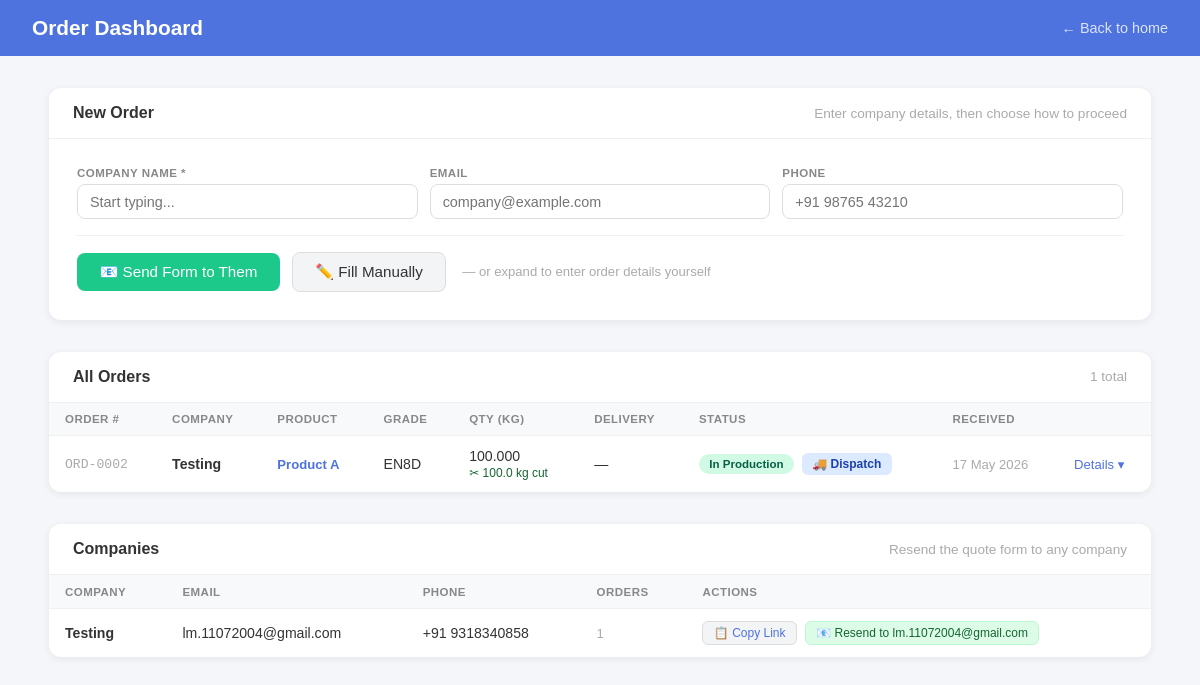
Page /orders/ (signed in) on the committed database.
### materials/models.py (models this page shows, shortened)
class Order(models.Model):
    STATUS_CHOICES = [
        ('pending',       'Pending'),
        ('confirmed',     'Confirmed'),
        ('in_production', 'In Production'),
        ('completed',     'Completed'),
        ('cancelled',     'Cancelled'),
    ]
    DELIVERY_FORM_CHOICES = [
        ('coil', 'Coil'),
        ('bar',  'Bar'),
    ]
    FREQUENCY_CHOICES = [
        ('one_time',   'One Time'),
        ('monthly',    'Monthly'),
        ('quarterly',  'Quarterly'),
        ('as_required','As Required'),
    ]
    customer              = models.ForeignKey(Customer, on_delete=models.PROTECT, related_name='orders')
    product_type          = models.ForeignKey(ProductType, on_delete=models.SET_NULL, null=True, blank=True, related_name='orders', verbose_name="Product Type")
    drawing_dimensions    = models.TextField(blank=True, verbose_name="Drawing / Dimensions")
    grade                 = models.CharField(max_length=100, blank=True, verbose_name="Grade of Material")
    size                  = models.DecimalField(max_digits=10, decimal_places=3, null=True, blank=True, verbose_name="Size (mm)")
    mill_make             = models.CharField(max_length=100, blank=True, verbose_name="Specific Mill Make")
    mechanical_properties = models.TextField(blank=True, verbose_name="Mechanical Properties")
    processes             = models.TextField(blank=True, verbose_name="Processes (drilling, tapping, etc.)")
    end_usage             = models.TextField(blank=True, verbose_name="End Usage / Application")
    delivery_form         = models.CharField(max_length=10, choices=DELIVERY_FORM_CHOICES, blank=True, verbose_name="Delivery Form")
    quantity              = models.DecimalField(max_digits=10, decimal_places=3, verbose_name="Required Quantity (kg)")
    frequency             = models.CharField(max_length=20, choices=FREQUENCY_CHOICES, blank=True, verbose_name="Frequency")
    delivery_date = models.DateField(null=True, blank=True)
    notes         = models.TextField(blank=True)
    status        = models.CharField(max_length=20, choices=STATUS_CHOICES, default='pending')
    created_at    = models.DateTimeField(auto_now_add=True)

class Customer(models.Model):
    name        = models.CharField(max_length=100, unique=True)
    email       = models.EmailField(blank=True)
    phone       = models.CharField(max_length=20, blank=True)
    quote_token = models.UUIDField(default=uuid.uuid4, unique=True)
    created_at  = models.DateTimeField(auto_now_add=True)

class ProductType(models.Model):
    name        = models.CharField(max_length=100)
    grade       = models.CharField(max_length=20, blank=True, verbose_name="Grade")
    size        = models.DecimalField(max_digits=10, decimal_places=3, null=True, blank=True, verbose_name="Size (mm)")
    description = models.TextField(blank=True)
    class Meta:
        unique_together = ['grade', 'size']

### materials/views.py (the view, shortened to what this page needs)
# urls.py: path('orders/', views.order_dashboard, name='order_dashboard'),
def order_dashboard(request):
    if not request.user.is_authenticated or not request.user.is_staff:
        return redirect(f"{reverse('admin_login')}?next={reverse('order_dashboard')}")
    orders = (Order.objects
              .select_related('customer', 'product_type')
              .annotate(weight_cut=Sum('jobs__part__weight'))
              .order_by('-created_at'))
    customers = Customer.objects.order_by('name')
    product_types = ProductType.objects.order_by('name')
    product_type_data = {
        str(pt.pk): {'grade': pt.grade, 'size': str(pt.size) if pt.size else ''}
        for pt in product_types
    }
    error = None
    return render(request, 'materials/order_dashboard.html', {
        'orders': orders,
        'customers': customers,
        'product_types': product_types,
        'product_type_data': product_type_data,
        'error': error,
        'post': request.POST if error else {},
    })

### templates/materials/order_dashboard.html (shortened to what this page needs)
<!DOCTYPE html>
<html lang="en">
<head>
</head>
<body>
<header>
  <h1>Order Dashboard</h1>
  <a href="{% url 'home' %}" class="back-link">← Back to home</a>
</header>
<div class="content">
  <div class="card">
    <div class="card-header static">
      New Order
      <span>Enter company details, then choose how to proceed</span>
    </div>
    <div class="card-body">
      <form method="post" action="{% url 'order_dashboard' %}" id="order-form">
        <div class="form-row cols-3">
          <div class="form-group">
            <label for="co-name">Company Name *</label>
            <div class="autocomplete-wrapper">
              <input type="text" id="co-name" name="name"
                     placeholder="Start typing..." autocomplete="off"
                     value="{{ post.name|default:'' }}">
            </div>
          </div>
          <div class="form-group">
            <label for="co-email">Email</label>
            <input type="email" id="co-email" name="email"
                   placeholder="company@example.com"
                   value="{{ post.email|default:'' }}">
          </div>
          <div class="form-group">
            <label for="co-phone">Phone</label>
            <input type="text" id="co-phone" name="phone"
                   placeholder="+91 98765 43210"
                   value="{{ post.phone|default:'' }}">
          </div>
        </div>
        <div class="choice-row">
          <button type="submit" formaction="{% url 'quick_send_quote' %}" class="btn-send">
            📧 Send Form to Them
          </button>
          <button type="button" class="btn-manual" id="manual-btn" onclick="toggleManualFields()">
            ✏️ Fill Manually
          </button>
          <span style="color:#aaa; font-size:0.82rem; margin-left:0.25rem;">
            — or expand to enter order details yourself
          </span>
        </div>
      </form>
    </div>
  </div>
  <div class="card">
    <div class="card-header static">
      All Orders
      <span>{{ orders|length }} total</span>
    </div>
    <table>
      <thead>
        <tr>
          <th>Order #</th>
          <th>Company</th>
          <th>Product</th>
          <th>Grade</th>
          <th>Qty (kg)</th>
          <th>Delivery</th>
          <th>Status</th>
          <th>Received</th>
          <th></th>
        </tr>
      </thead>
      <tbody>
        {% for order in orders %}
        <tr>
          <td class="muted" style="font-family:monospace;">ORD-{{ order.pk|stringformat:"04d" }}</td>
          <td style="font-weight:600;">{{ order.customer.name }}</td>
          <td>
            {% if order.product_type %}
              <span style="font-size:0.82rem; font-weight:600; color:#4e73df;">{{ order.product_type.name }}</span>
            {% else %}
              <span style="color:#f59e0b; font-size:0.78rem;">⚠ Not set</span>
            {% endif %}
          </td>
          <td>{{ order.grade|default:"—" }}</td>
          <td>
            {{ order.quantity }}
            {% if order.weight_cut %}
            <br><span style="font-size:0.75rem; color:{% if order.weight_cut >= order.quantity %}#166534{% else %}#f59e0b{% endif %};">
              ✂ {{ order.weight_cut|floatformat:1 }} kg cut
            </span>
            {% endif %}
          </td>
          <td>{{ order.delivery_date|default:"—" }}</td>
          <td>
            {% if order.status == 'pending' %}
              <form method="post" action="{% url 'order_confirm' order.pk %}" style="display:inline;">
                {% csrf_token %}
                <button class="action-btn btn-confirm">✓ Confirm</button>
              </form>
              <form method="post" action="{% url 'order_reject' order.pk %}" style="display:inline;">
                {% csrf_token %}
                <button class="action-btn btn-reject">✗ Reject</button>
              </form>
            {% elif order.status == 'in_production' %}
              <span class="badge badge-in_production">In Production</span>
              <form method="post" action="{% url 'order_dispatch' order.pk %}" style="display:inline; margin-left:4px;">
                <button class="action-btn" style="background:#dbeafe;color:#1e40af;">🚚 Dispatch</button>
              </form>
            {% else %}
              <span class="badge badge-{{ order.status }}">{{ order.get_status_display }}</span>
            {% endif %}
          </td>
          <td class="muted">{{ order.created_at|date:"d M Y" }}</td>
          <td>
            <button class="expand-btn" onclick="toggleDetail({{ order.pk }})">Details ▾</button>
          </td>
        </tr>
        {% empty %}
        <tr class="empty-row"><td colspan="9">No orders yet.</td></tr>
        {% endfor %}
      </tbody>
    </table>
  </div>
  <div class="card">
    <div class="card-header static">
      Companies
      <span>Resend the quote form to any company</span>
    </div>
    <table>
      <thead>
        <tr>
          <th>Company</th>
          <th>Email</th>
          <th>Phone</th>
          <th>Orders</th>
          <th>Actions</th>
        </tr>
      </thead>
      <tbody>
        {% for c in customers %}
        <tr>
          <td style="font-weight:600;">{{ c.name }}</td>
          <td>{{ c.email|default:"—" }}</td>
          <td>{{ c.phone|default:"—" }}</td>
          <td class="muted">{{ c.orders.count }}</td>
          <td>
            <button class="icon-btn"
                    onclick="copyLink('{{ request.scheme }}://{{ request.get_host }}{% url 'quote_form' c.quote_token %}', this)">
              📋 Copy Link
            </button>
            <form method="post" action="{% url 'send_quote_email' c.pk %}" style="display:inline;">
              <button type="submit" class="icon-btn green"
                      {% if not c.email %}disabled title="No email on file"{% endif %}>
                📧 Resend{% if c.email %} to {{ c.email }}{% endif %}
              </button>
            </form>
          </td>
        </tr>
        {% empty %}
        <tr class="empty-row"><td colspan="5">No companies yet.</td></tr>
        {% endfor %}
      </tbody>
    </table>
  </div>
</div>
</body>
</html>

### templates/materials/order_dashboard.html (style rules this page uses)
* { box-sizing: border-box; margin: 0; padding: 0; }
body { font-family: Arial, Helvetica, sans-serif; background: #f4f6f9; color: #333; }
header { background: #4e73df; color: white; padding: 1rem 2rem; display: flex; justify-content: space-between; align-items: center; }
header h1 { font-size: 1.3rem; }
.back-link { color: rgba(255,255,255,0.8); text-decoration: none; font-size: 0.9rem; }
.content { max-width: 1150px; margin: 2rem auto; padding: 0 1.5rem; }
.card { background: white; border-radius: 12px; box-shadow: 0 2px 8px rgba(0,0,0,0.07); margin-bottom: 2rem; overflow: hidden; }
.card-header { padding: 1rem 1.5rem; border-bottom: 1px solid #f0f0f0; font-size: 1rem; font-weight: 600; display: flex; justify-content: space-between; align-items: center; cursor: pointer; user-select: none; }
.card-header.static { cursor: default; }
.card-header span { color: #aaa; font-size: 0.85rem; font-weight: 400; }
.card-body { padding: 1.75rem; }
.form-row { display: grid; gap: 0.75rem; margin-bottom: 0.75rem; }
.cols-3 { grid-template-columns: 1fr 1fr 1fr; }
.form-group { display: flex; flex-direction: column; }
label { font-size: 0.72rem; color: #888; margin-bottom: 0.3rem; font-weight: 600; text-transform: uppercase; letter-spacing: 0.04em; }
input, select, textarea { padding: 0.55rem 0.75rem; border: 1px solid #ddd; border-radius: 8px; font-size: 0.9rem; width: 100%; }
.btn-send { padding: 0.6rem 1.5rem; background: #1cc88a; color: white; border: none; border-radius: 8px; font-size: 0.95rem; cursor: pointer; white-space: nowrap; }
.autocomplete-wrapper { position: relative; }
table { width: 100%; border-collapse: collapse; }
th { background: #f8f9fb; padding: 0.65rem 1rem; text-align: left; font-size: 0.72rem; text-transform: uppercase; letter-spacing: 0.04em; color: #888; font-weight: 600; white-space: nowrap; }
td { padding: 0.75rem 1rem; border-top: 1px solid #f0f0f0; font-size: 0.88rem; vertical-align: middle; }
.badge { display: inline-block; padding: 0.25rem 0.65rem; border-radius: 999px; font-size: 0.72rem; font-weight: 600; white-space: nowrap; }
.badge-in_production { background: #d1fae5; color: #065f46; }
.muted { color: #aaa; font-size: 0.82rem; }
.action-btn { border: none; border-radius: 6px; padding: 0.25rem 0.65rem; font-size: 0.75rem; font-weight: 600; cursor: pointer; white-space: nowrap; }
.expand-btn { background: none; border: none; cursor: pointer; color: #4e73df; font-size: 0.82rem; padding: 0; }
.icon-btn { background: #f3f4f6; border: 1px solid #ddd; border-radius: 6px; padding: 0.25rem 0.65rem; font-size: 0.75rem; cursor: pointer; color: #4e73df; }
.icon-btn.green { background: #dcfce7; border-color: #bbf7d0; color: #166534; margin-left: 4px; }
.choice-row { display: flex; gap: 0.75rem; align-items: center; margin-top: 1rem; padding-top: 1rem; border-top: 1px solid #f0f0f0; }
.btn-send { padding: 0.6rem 1.4rem; background: #1cc88a; color: white; border: none; border-radius: 8px; font-size: 0.95rem; cursor: pointer; }
.btn-manual { padding: 0.6rem 1.4rem; background: #f3f4f6; color: #333; border: 1px solid #ddd; border-radius: 8px; font-size: 0.95rem; cursor: pointer; }

### rows in the picture
Order: pk "0002", customer.name "Testing", product_type.name "Product A", grade "EN8D", quantity "100.000", weight_cut "100.0", delivery_date "—", status "In Production", created_at "17 May 2026"
Customer: name "Testing", email "lm.11072004@gmail.com", phone "+91 9318340858", orders.count "1"

### other values in the picture
{{ orders|length }} "1"
